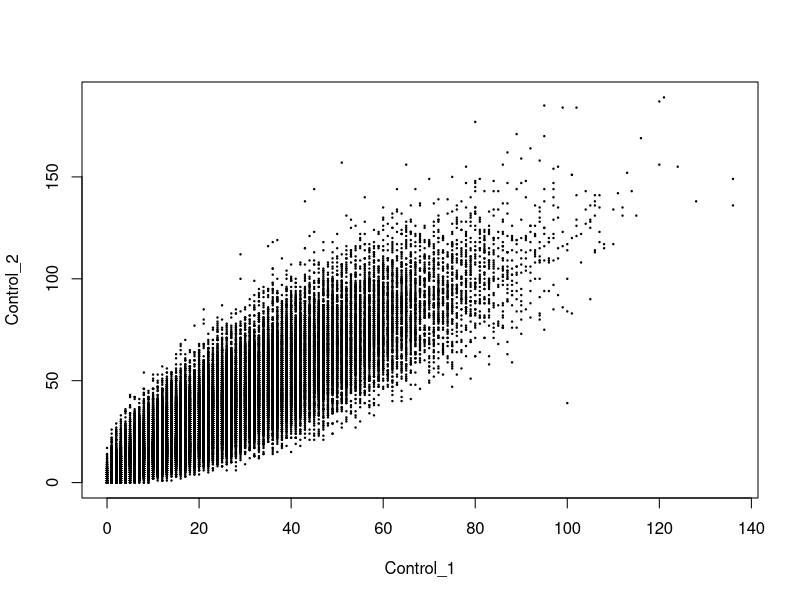
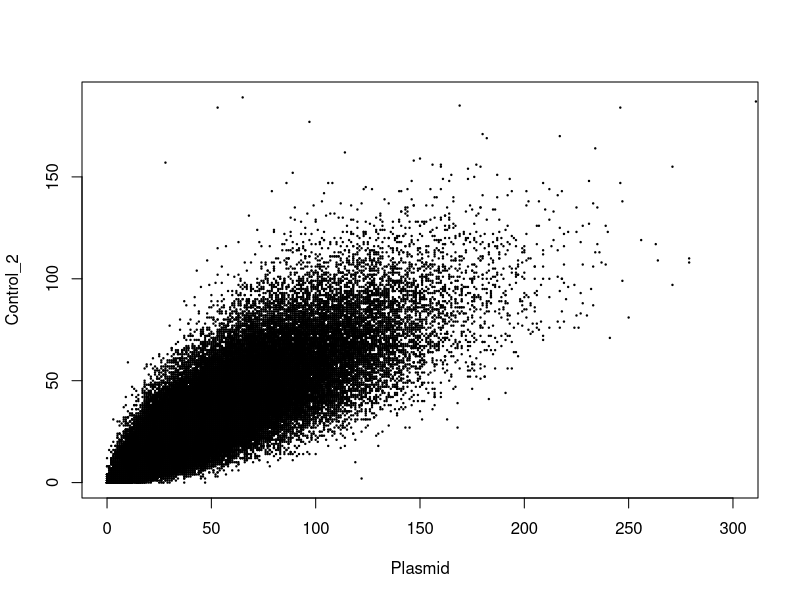
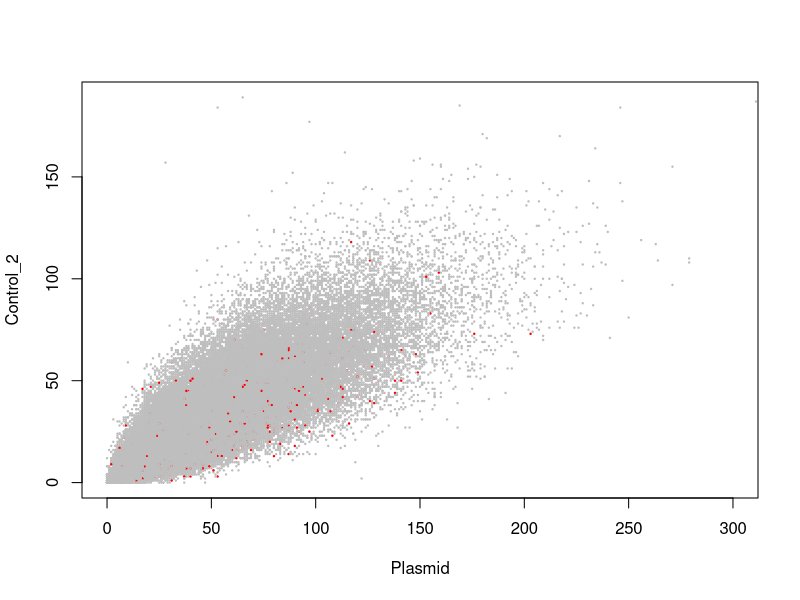
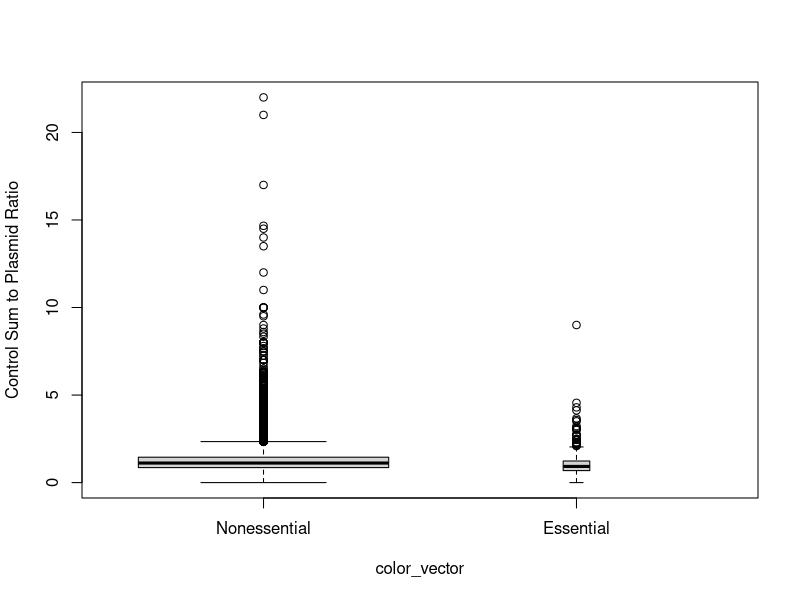
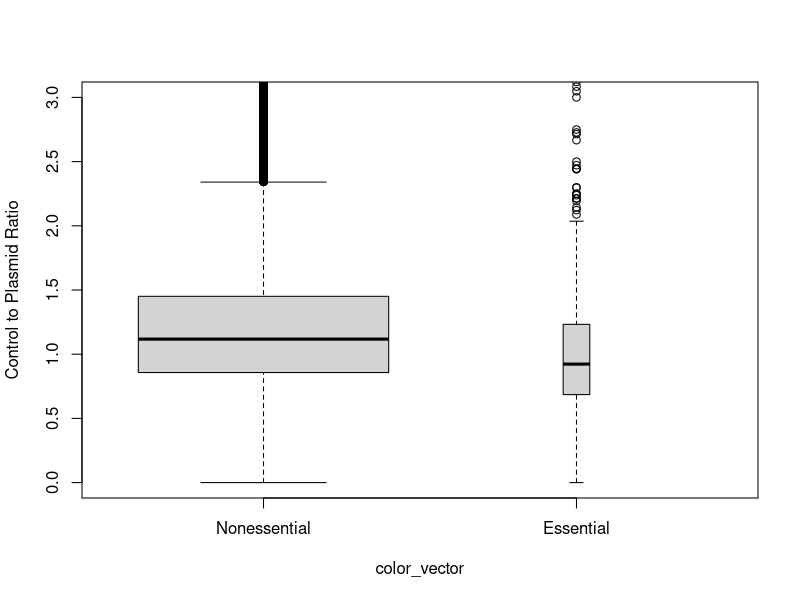
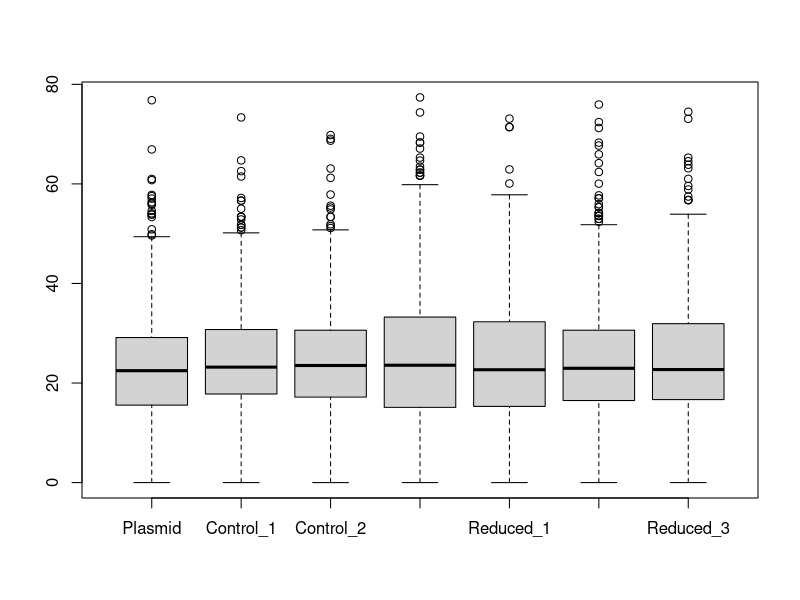
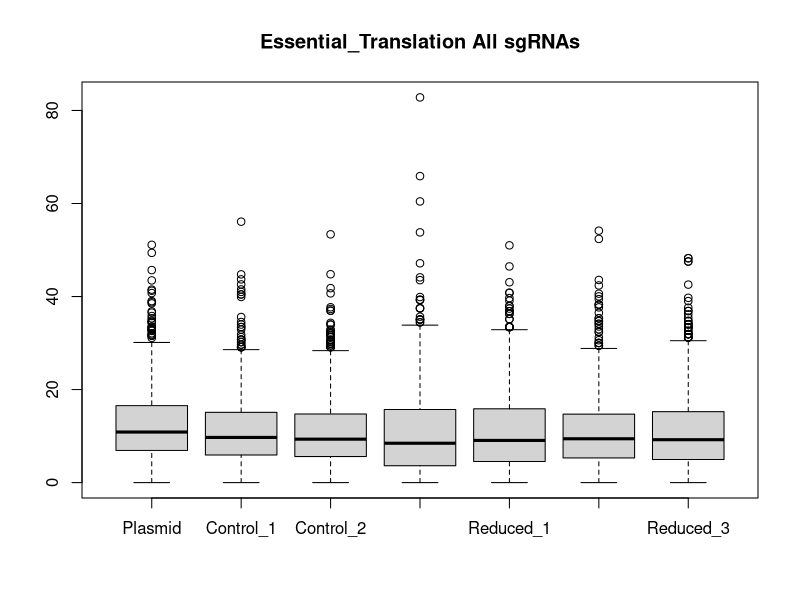
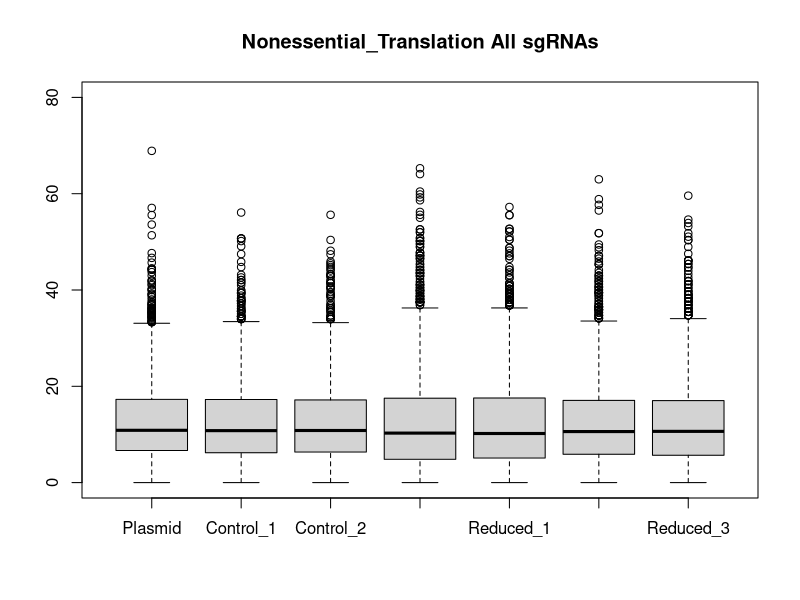

Here is the R script that generated these plots, in order:
## Oct 21 2019 ## 

## Initial Analyses of the large scale CRISPR Screen with Brunello

# We will make sure that the barcode to sample associations are correct
# Look at the fastq files which should make have the barcodes in the readname
# CCGAGTTA -> Bru-3

setwd('~/Desktop/Shilpa/shilpa/')
control_1 = read.table('./Bru_hyg_1_1.txt', header= T)
control_2 = read.table('./Bru_hyg_2_1.txt', header= T)

increased_1 = read.table('./Bru_hyg_3_1.txt', header= T)

reduced_1 = read.table('./Bru_hyg_4_1.txt', header= T)
reduced_2 = read.table('./Bru_hyg_5_1.txt', header= T)
reduced_3 = read.table('./Bru_hyg_6_1.txt', header= T)

plasmid = read.table('./Bru_hyg_parent.txt', header = T)

all_sgRNA_counts = cbind(plasmid$Count, control_1$Count, control_2$Count,
                         increased_1$Count, 
                         reduced_1$Count, reduced_2$Count, reduced_3$Count )
row.names( all_sgRNA_counts )  = plasmid$sgRNA
colnames(all_sgRNA_counts) = c( "Plasmid", "Control_1", "Control_2", 
                                "Increased_1", 
                                "Reduced_1", "Reduced_2", "Reduced_3" )
# write.csv(all_sgRNA_counts, file = "All_sgRNA_Counts_Merged.csv")

# Total Number of reads per condition
colSums(all_sgRNA_counts)

# We will define a new matrix that is normalized to sequencing depth
# In future work, we can think of better normalization methods
normalized_all_sgRNA_counts = apply(all_sgRNA_counts , 1, function (x) {1000000 * x / colSums(all_sgRNA_counts) })
normalized_all_sgRNA_counts  = t(normalized_all_sgRNA_counts)
write.csv (normalized_all_sgRNA_counts, file = "Normalized_sgRNA_counts.csv")

# Number of sgRNAs with counts less than threshold
threshold = 1
round ( apply (all_sgRNA_counts, 2, function (x){sum (x < threshold) }) / nrow(all_sgRNA_counts), 2 ) 

plot(all_sgRNA_counts[,2], all_sgRNA_counts[,3], pch = 19, cex = .2, xlab = "Control_1", ylab = "Control_2")
plot(all_sgRNA_counts[,1], all_sgRNA_counts[,3], pch = 19, cex = .2, xlab = "Plasmid", ylab = "Control_2", 
     xlim = c(0, 300))

# Overall correlation between the sgRNA counts
round ( cor (all_sgRNA_counts, method = "spearman") , 3 ) 


# Is there a depletion for essential genes in Control population compared to Plasmid? 
essentials = read.csv('./K562_essential_genes_depmap.csv')

gene_names = unlist(lapply ( strsplit(row.names(all_sgRNA_counts), split = "_"), "[[" , 1 ) )
color_vector = rep ("gray", nrow (all_sgRNA_counts))
color_vector[gene_names %in% essentials$Genes ]  = "red"
plot(all_sgRNA_counts[,1], all_sgRNA_counts[,3], pch = 19, cex = .2, xlab = "Plasmid", ylab = "Control_2", 
     xlim = c(0, 300), col = color_vector)

boxplot (  ( all_sgRNA_counts[,2] + all_sgRNA_counts[,3] ) / all_sgRNA_counts[,1] ~ color_vector, 
           varwidth = T, ylab = "Control Sum to Plasmid Ratio", names = c("Nonessential", "Essential")) 

boxplot (  ( all_sgRNA_counts[,2] + all_sgRNA_counts[,3] ) / all_sgRNA_counts[,1] ~ color_vector, 
           varwidth = T, ylab = "Control to Plasmid Ratio", names = c("Nonessential", "Essential"), 
           ylim = c (0, 3 ) ) 

# What is the ratio of the Control sgRNAs in Control to Plasmid, or Control to Sorted? 
control_sgRNAs = normalized_all_sgRNA_counts[gene_names == "Control", ]
boxplot(control_sgRNAs)

# Read counts for known translation factors 
essential_translation_regulators = read.csv('./essential_translation_genes_GO.csv')
sgRNAs_essential_translation =   gene_names %in% essential_translation_regulators$x 
nonessential_translation_regulators = read.csv('./nonessential_translation_genes_GO.csv')
sgRNAs_nonessential_translation =   gene_names %in% nonessential_translation_regulators$x  

# One strategy is to take the sgRNAs that enriched compared to control and look for enrichment
control_mean = (normalized_all_sgRNA_counts[,2] + normalized_all_sgRNA_counts[,3])  / 2

# We defined enrichment with respect to the mean count in two replicates of reduced here.
reduced_mean = (normalized_all_sgRNA_counts[,6] + normalized_all_sgRNA_counts[,7])  / 2

ratio_reduced =  reduced_mean / (control_mean + 1 )  

enriched_in_reduced = ratio_reduced > 1.25
sum ( gene_names == "Control" ) 
write.csv ( sort ( table ( gene_names[enriched_in_reduced] ), decreasing = T ) , file = "Enriched_Genes_Reduced.csv") 

# Enrichment in increased.
ratio_increased =  normalized_all_sgRNA_counts[,4] / (control_mean + 1 )  
enriched_in_increased = ratio_increased > 1.6
sort ( table ( gene_names[enriched_in_increased] ), decreasing = T ) 

# Ovelap between increased and reduced
multiple_sgRNAs_reduced = table ( gene_names[enriched_in_reduced] ) > 1
list_of_genes_reduced = unlist ( dimnames(table ( gene_names[enriched_in_reduced] )) ) 
length ( list_of_genes_reduced[multiple_sgRNAs_reduced] )

multiple_sgRNAs_increased = table ( gene_names[enriched_in_increased] ) > 1
list_of_genes_increased = unlist ( dimnames(table ( gene_names[enriched_in_increased] )) ) 
length( list_of_genes_increased[multiple_sgRNAs_increased] )

sum ( list_of_genes_reduced[multiple_sgRNAs_reduced] %in% list_of_genes_increased[multiple_sgRNAs_increased] ) 

length(unique(gene_names) ) 

# Two guides
fmat = matrix(nrow =2, ncol = 2)
fmat[1,] = c(212, 1958-212)
fmat[2,] = c(1484- 212, 19115 - (1958 +1484 - 212)  )
fisher.test(fmat)

# Three guides
fmat[1,] = c(2, 212)
fmat[2,] = c(121, 19115 - 335  )
fisher.test(fmat)

# Define enrichment for each replicate of the reduced and look at consistency
ratio_reduced1_control = normalized_all_sgRNA_counts[,5] / (control_mean + 1 ) 
ratio_reduced2_control = normalized_all_sgRNA_counts[,6] / (control_mean + 1 ) 
ratio_reduced3_control = normalized_all_sgRNA_counts[,7] / (control_mean + 1 ) 


# These thresholds correspond to 10% Non-targeting controls
enriched_in_ratio_reduced1 = ratio_reduced1_control > 1.52
# The difference in the threshold suggest second reduced is better 
enriched_in_ratio_reduced2 = ratio_reduced2_control > 1.352
enriched_in_ratio_reduced3 = ratio_reduced3_control > 1.363

# These thresholds correspond to 5% Non-targeting controls
enriched_in_ratio_reduced1 = ratio_reduced1_control > 1.7
# The difference in the threshold suggest second reduced is better 
enriched_in_ratio_reduced2 = ratio_reduced2_control > 1.485
enriched_in_ratio_reduced3 = ratio_reduced3_control > 1.497
head ( sort ( table ( gene_names[enriched_in_ratio_reduced3] ), decreasing = T ) ) 

enrichment_matrix = cbind (enriched_in_ratio_reduced1, 
                           enriched_in_ratio_reduced2, 
                           enriched_in_ratio_reduced3)

colSums(enrichment_matrix)
# 10473                      11511                      10102 
# We expect at 10%  Threshold to detect 
# 7744

table ( rowSums(enrichment_matrix) ) 
#     0     1     2     3 
# 52187 19279  5118   857
# Random chance of having three guides
( 10473 * 11511 * 10102) / 77441 ^3
# 0.002622278 * 77441 = 203 expected by chance. Observed 857! 

( 7160 * 7785 * 6578) / 77441 ^3
# 61.13974 expected 408

head( sort (table ( gene_names[rowSums(enrichment_matrix)  == 3 ]  ), decreasing = T )  ) 
head( sort (table ( gene_names[rowSums(enrichment_matrix)  > 1 ]  ), decreasing = T )  ) 

# How many genes have two or more guides in at least 2 replicates


# Is there an enrichment of these lists among the GO term translation regulators. 
length ( unique ( gene_names[ sgRNAs_nonessential_translation ]  )  ) 
sum ( list_of_genes_reduced[multiple_sgRNAs_reduced] %in% unique ( gene_names[ sgRNAs_nonessential_translation ]  )  ) 

fmat[1,] = c(71, 1958 - 71)
fmat[2,] = c(670, 19115 - ( 670 + 1958 - 71) )
fisher.test(fmat)


length ( unique ( gene_names[ sgRNAs_essential_translation ]  )  ) 
sum ( list_of_genes_reduced[multiple_sgRNAs_reduced] %in% unique ( gene_names[ sgRNAs_essential_translation ]  )  ) 

fmat[1,] = c(28, 1958 - 28)
fmat[2,] = c( 249 - 28, 19115 - ( 249 + 1958 - 28) )
fisher.test(fmat)

# Another alternative is to look at the read counts of all sgRNAs that map to the translation regulators
boxplot( normalized_all_sgRNA_counts[sgRNAs_essential_translation,], 
         main = "Essential_Translation All sgRNAs" )
write.csv(normalized_all_sgRNA_counts[sgRNAs_essential_translation,], file = "Normalized_sgRNA_Essential_Translation.csv")

boxplot( normalized_all_sgRNA_counts[sgRNAs_nonessential_translation,], ylim = c(0, 80),
         main = "Nonessential_Translation All sgRNAs" )

write.csv(normalized_all_sgRNA_counts[sgRNAs_nonessential_translation,], file = "Normalized_sgRNA_NonEssential_Translation.csv")
